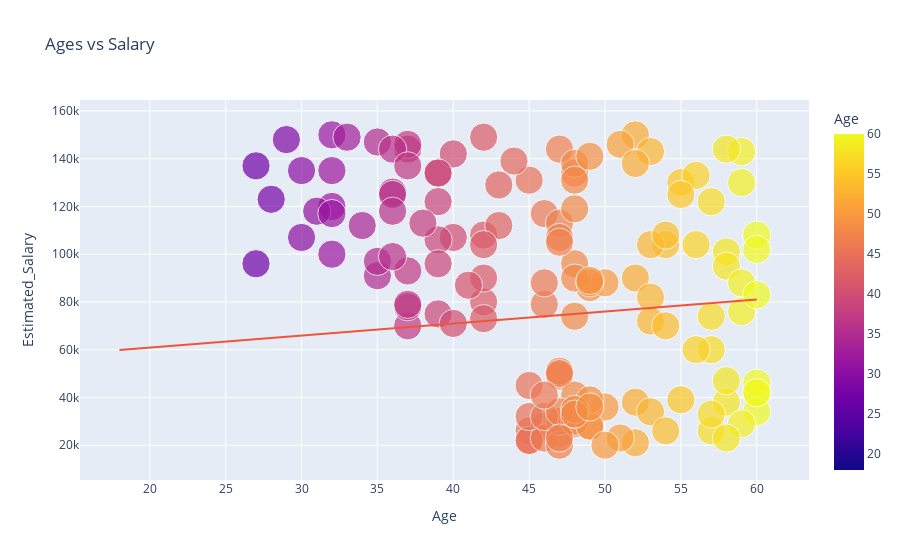

This figure's notebook cell:
### Markdown cell above
**&#x1F4CA;Visualization**

### Code cell
'''
Now let’s take a look at the income group of people who responded to social media ads and purchased the product:
'''
px.scatter(data_copy, x= 'Age', y = 'Estimated_Salary',
          size='Purchased', color="Age", title= " Ages vs Salary",
          trendline='ols')

### Figure 1 — Plotly figure (JSON) as saved in the notebook; plotly's stock layout.template omitted (floating-point values rounded to 4 significant figures; data arrays with more than 128 entries replaced by an {"elided": "..."} marker saying what was removed)
{"data": [{"hovertemplate": "Age=%{marker.color}<br>Estimated_Salary=%{y}<br>Purchased=%{marker.size}<extra></extra>", "legendgroup": "", "marker": {"color": {"elided": "400 int values"}, "coloraxis": "coloraxis", "size": {"elided": "400 int values"}, "sizemode": "area", "sizeref": 0.0025, "symbol": "circle"}, "mode": "markers", "name": "", "orientation": "v", "showlegend": false, "type": "scatter", "x": {"elided": "400 int values"}, "xaxis": "x", "y": {"elided": "400 int values"}, "yaxis": "y"}, {"hovertemplate": "<b>OLS trendline</b><br>Estimated_Salary = 504.932 * Age + 50729.3<br>R<sup>2</sup>=0.024099<br><br>Age=%{x}<br>Estimated_Salary=%{y} <b>(trend)</b><extra></extra>", "legendgroup": "", "marker": {"symbol": "circle"}, "mode": "lines", "name": "", "showlegend": false, "type": "scatter", "x": {"elided": "400 int values"}, "xaxis": "x", "y": {"elided": "400 float values"}, "yaxis": "y"}], "layout": {"coloraxis": {"colorbar": {"title": {"text": "Age"}}, "colorscale": [[0, "#0d0887"], [0.1111, "#46039f"], [0.2222, "#7201a8"], [0.3333, "#9c179e"], [0.4444, "#bd3786"], [0.5556, "#d8576b"], [0.6667, "#ed7953"], [0.7778, "#fb9f3a"], [0.8889, "#fdca26"], [1, "#f0f921"]]}, "legend": {"itemsizing": "constant", "tracegroupgap": 0}, "title": {"text": " Ages vs Salary"}, "xaxis": {"anchor": "y", "domain": [0, 1], "title": {"text": "Age"}}, "yaxis": {"anchor": "x", "domain": [0, 1], "title": {"text": "Estimated_Salary"}}}}
